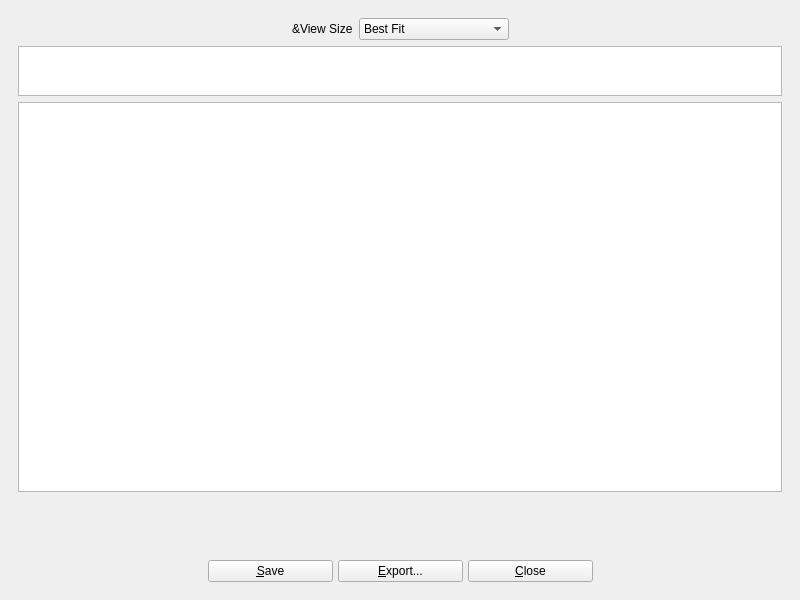
<?xml version="1.0" encoding="UTF-8"?>
<ui version="4.0">
 <class>photographView</class>
 <widget class="QMainWindow" name="photographView">
  <property name="geometry">
   <rect>
    <x>0</x>
    <y>0</y>
    <width>800</width>
    <height>600</height>
   </rect>
  </property>
  <property name="windowTitle">
   <string>BiblioteQ: Photograph View</string>
  </property>
  <property name="windowIcon">
   <iconset resource="../Icons/icons.qrc">
    <normaloff>:/book.png</normaloff>:/book.png</iconset>
  </property>
  <widget class="QWidget" name="centralwidget">
   <layout class="QVBoxLayout" name="verticalLayout">
    <item>
     <widget class="QFrame" name="frame">
      <layout class="QVBoxLayout">
       <item>
        <layout class="QHBoxLayout" name="horizontalLayout">
         <item>
          <spacer name="horizontalSpacer_2">
           <property name="orientation">
            <enum>Qt::Horizontal</enum>
           </property>
           <property name="sizeHint" stdset="0">
            <size>
             <width>40</width>
             <height>20</height>
            </size>
           </property>
          </spacer>
         </item>
         <item>
          <widget class="QLabel" name="label">
           <property name="text">
            <string>&amp;View Size</string>
           </property>
          </widget>
         </item>
         <item>
          <widget class="QComboBox" name="view_size">
           <property name="sizeAdjustPolicy">
            <enum>QComboBox::AdjustToContents</enum>
           </property>
           <property name="minimumContentsLength">
            <number>15</number>
           </property>
           <item>
            <property name="text">
             <string>Best Fit</string>
            </property>
           </item>
           <item>
            <property name="text">
             <string>100%</string>
            </property>
           </item>
           <item>
            <property name="text">
             <string>80%</string>
            </property>
           </item>
           <item>
            <property name="text">
             <string>50%</string>
            </property>
           </item>
           <item>
            <property name="text">
             <string>25%</string>
            </property>
           </item>
          </widget>
         </item>
         <item>
          <spacer name="horizontalSpacer">
           <property name="orientation">
            <enum>Qt::Horizontal</enum>
           </property>
           <property name="sizeHint" stdset="0">
            <size>
             <width>40</width>
             <height>20</height>
            </size>
           </property>
          </spacer>
         </item>
        </layout>
       </item>
       <item>
        <widget class="QTextBrowser" name="notes">
         <property name="maximumSize">
          <size>
           <width>16777215</width>
           <height>50</height>
          </size>
         </property>
         <property name="tabChangesFocus">
          <bool>true</bool>
         </property>
         <property name="readOnly">
          <bool>true</bool>
         </property>
         <property name="acceptRichText">
          <bool>false</bool>
         </property>
         <property name="openLinks">
          <bool>false</bool>
         </property>
        </widget>
       </item>
       <item>
        <widget class="biblioteq_photograph_view" name="view">
         <property name="renderHints">
          <set>QPainter::Antialiasing|QPainter::SmoothPixmapTransform|QPainter::TextAntialiasing</set>
         </property>
        </widget>
       </item>
       <item>
        <layout class="QHBoxLayout" name="horizontalLayout_2">
         <item>
          <spacer name="horizontalSpacer_4">
           <property name="orientation">
            <enum>Qt::Horizontal</enum>
           </property>
           <property name="sizeHint" stdset="0">
            <size>
             <width>40</width>
             <height>20</height>
            </size>
           </property>
          </spacer>
         </item>
         <item>
          <widget class="QToolButton" name="rotate_left">
           <property name="toolTip">
            <string>Rotate Left 90 Degrees</string>
           </property>
           <property name="text">
            <string/>
           </property>
           <property name="icon">
            <iconset resource="../Icons/icons.qrc">
             <normaloff>:/32x32/rotate_left.png</normaloff>:/32x32/rotate_left.png</iconset>
           </property>
           <property name="iconSize">
            <size>
             <width>32</width>
             <height>32</height>
            </size>
           </property>
           <property name="autoRaise">
            <bool>true</bool>
           </property>
          </widget>
         </item>
         <item>
          <widget class="QToolButton" name="rotate_right">
           <property name="toolTip">
            <string>Rotate Right 90 Degrees</string>
           </property>
           <property name="text">
            <string/>
           </property>
           <property name="icon">
            <iconset resource="../Icons/icons.qrc">
             <normaloff>:/32x32/rotate_right.png</normaloff>:/32x32/rotate_right.png</iconset>
           </property>
           <property name="iconSize">
            <size>
             <width>32</width>
             <height>32</height>
            </size>
           </property>
           <property name="autoRaise">
            <bool>true</bool>
           </property>
          </widget>
         </item>
         <item>
          <spacer name="horizontalSpacer_3">
           <property name="orientation">
            <enum>Qt::Horizontal</enum>
           </property>
           <property name="sizeHint" stdset="0">
            <size>
             <width>40</width>
             <height>20</height>
            </size>
           </property>
          </spacer>
         </item>
        </layout>
       </item>
      </layout>
     </widget>
    </item>
    <item>
     <layout class="QHBoxLayout" name="_2">
      <property name="spacing">
       <number>5</number>
      </property>
      <item>
       <spacer>
        <property name="orientation">
         <enum>Qt::Horizontal</enum>
        </property>
        <property name="sizeHint" stdset="0">
         <size>
          <width>39</width>
          <height>20</height>
         </size>
        </property>
       </spacer>
      </item>
      <item>
       <widget class="QToolButton" name="previous">
        <property name="toolTip">
         <string>Previous Photograph</string>
        </property>
        <property name="text">
         <string/>
        </property>
        <property name="icon">
         <iconset resource="../Icons/icons.qrc">
          <normaloff>:/32x32/previous.png</normaloff>:/32x32/previous.png</iconset>
        </property>
        <property name="iconSize">
         <size>
          <width>32</width>
          <height>32</height>
         </size>
        </property>
        <property name="shortcut">
         <string>Ctrl+Left</string>
        </property>
        <property name="autoRaise">
         <bool>true</bool>
        </property>
       </widget>
      </item>
      <item>
       <widget class="QPushButton" name="save">
        <property name="minimumSize">
         <size>
          <width>125</width>
          <height>0</height>
         </size>
        </property>
        <property name="text">
         <string>&amp;Save</string>
        </property>
        <property name="icon">
         <iconset resource="../Icons/icons.qrc">
          <normaloff>:/16x16/ok.png</normaloff>:/16x16/ok.png</iconset>
        </property>
       </widget>
      </item>
      <item>
       <widget class="QPushButton" name="exportItem">
        <property name="minimumSize">
         <size>
          <width>125</width>
          <height>0</height>
         </size>
        </property>
        <property name="text">
         <string>&amp;Export...</string>
        </property>
        <property name="icon">
         <iconset resource="../Icons/icons.qrc">
          <normaloff>:/16x16/fileexport.png</normaloff>:/16x16/fileexport.png</iconset>
        </property>
       </widget>
      </item>
      <item>
       <widget class="QPushButton" name="closeButton">
        <property name="minimumSize">
         <size>
          <width>125</width>
          <height>0</height>
         </size>
        </property>
        <property name="text">
         <string>&amp;Close</string>
        </property>
        <property name="icon">
         <iconset resource="../Icons/icons.qrc">
          <normaloff>:/16x16/cancel.png</normaloff>:/16x16/cancel.png</iconset>
        </property>
        <property name="shortcut">
         <string>Ctrl+W</string>
        </property>
       </widget>
      </item>
      <item>
       <widget class="QToolButton" name="next">
        <property name="toolTip">
         <string>Next Photograph</string>
        </property>
        <property name="text">
         <string/>
        </property>
        <property name="icon">
         <iconset resource="../Icons/icons.qrc">
          <normaloff>:/32x32/next.png</normaloff>:/32x32/next.png</iconset>
        </property>
        <property name="iconSize">
         <size>
          <width>32</width>
          <height>32</height>
         </size>
        </property>
        <property name="shortcut">
         <string>Ctrl+Right</string>
        </property>
        <property name="autoRaise">
         <bool>true</bool>
        </property>
       </widget>
      </item>
      <item>
       <spacer>
        <property name="orientation">
         <enum>Qt::Horizontal</enum>
        </property>
        <property name="sizeHint" stdset="0">
         <size>
          <width>40</width>
          <height>20</height>
         </size>
        </property>
       </spacer>
      </item>
     </layout>
    </item>
   </layout>
  </widget>
 </widget>
 <customwidgets>
  <customwidget>
   <class>biblioteq_photograph_view</class>
   <extends>QGraphicsView</extends>
   <header>biblioteq_photograph_view.h</header>
  </customwidget>
 </customwidgets>
 <tabstops>
  <tabstop>view_size</tabstop>
  <tabstop>notes</tabstop>
  <tabstop>view</tabstop>
  <tabstop>rotate_left</tabstop>
  <tabstop>rotate_right</tabstop>
  <tabstop>previous</tabstop>
  <tabstop>save</tabstop>
  <tabstop>exportItem</tabstop>
  <tabstop>closeButton</tabstop>
  <tabstop>next</tabstop>
 </tabstops>
 <resources>
  <include location="../Icons/icons.qrc"/>
 </resources>
 <connections/>
</ui>
